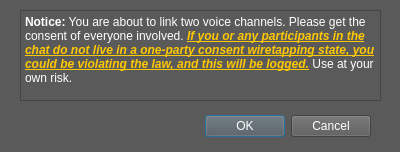
<?xml version="1.0" encoding="UTF-8"?>
<ui version="4.0">
 <class>Dialog</class>
 <widget class="QDialog" name="Dialog">
  <property name="geometry">
   <rect>
    <x>0</x>
    <y>0</y>
    <width>400</width>
    <height>152</height>
   </rect>
  </property>
  <property name="windowTitle">
   <string>Dialog</string>
  </property>
  <property name="styleSheet">
   <string notr="true">background-color:rgb(90,90,90);
color:white;</string>
  </property>
  <widget class="QDialogButtonBox" name="buttonBox">
   <property name="geometry">
    <rect>
     <x>30</x>
     <y>110</y>
     <width>341</width>
     <height>32</height>
    </rect>
   </property>
   <property name="orientation">
    <enum>Qt::Horizontal</enum>
   </property>
   <property name="standardButtons">
    <set>QDialogButtonBox::Cancel|QDialogButtonBox::Ok</set>
   </property>
  </widget>
  <widget class="QTextBrowser" name="textBrowser">
   <property name="geometry">
    <rect>
     <x>20</x>
     <y>10</y>
     <width>361</width>
     <height>91</height>
    </rect>
   </property>
   <property name="html">
    <string>&lt;!DOCTYPE HTML PUBLIC &quot;-//W3C//DTD HTML 4.0//EN&quot; &quot;http://www.w3.org/TR/REC-html40/strict.dtd&quot;&gt;
&lt;html&gt;&lt;head&gt;&lt;meta name=&quot;qrichtext&quot; content=&quot;1&quot; /&gt;&lt;meta charset=&quot;utf-8&quot; /&gt;&lt;style type=&quot;text/css&quot;&gt;
p, li { white-space: pre-wrap; }
&lt;/style&gt;&lt;/head&gt;&lt;body style=&quot; font-family:'Segoe UI'; font-size:9pt; font-weight:400; font-style:normal;&quot;&gt;
&lt;p style=&quot; margin-top:0px; margin-bottom:0px; margin-left:0px; margin-right:0px; -qt-block-indent:0; text-indent:0px;&quot;&gt;&lt;span style=&quot; font-weight:700;&quot;&gt;Notice:&lt;/span&gt; You are about to link two voice channels. Please get the consent of everyone involved. &lt;span style=&quot; font-weight:700; font-style:italic; text-decoration: underline; color:#ffc800;&quot;&gt;If you or any participants in the chat do not live in a one-party consent wiretapping state, you could be violating the law, and this will be logged.&lt;/span&gt;&lt;span style=&quot; color:#ffc800;&quot;&gt; &lt;/span&gt;Use at your own risk.&lt;/p&gt;&lt;/body&gt;&lt;/html&gt;</string>
   </property>
  </widget>
 </widget>
 <resources/>
 <connections>
  <connection>
   <sender>buttonBox</sender>
   <signal>accepted()</signal>
   <receiver>Dialog</receiver>
   <slot>accept()</slot>
   <hints>
    <hint type="sourcelabel">
     <x>248</x>
     <y>254</y>
    </hint>
    <hint type="destinationlabel">
     <x>157</x>
     <y>274</y>
    </hint>
   </hints>
  </connection>
  <connection>
   <sender>buttonBox</sender>
   <signal>rejected()</signal>
   <receiver>Dialog</receiver>
   <slot>reject()</slot>
   <hints>
    <hint type="sourcelabel">
     <x>316</x>
     <y>260</y>
    </hint>
    <hint type="destinationlabel">
     <x>286</x>
     <y>274</y>
    </hint>
   </hints>
  </connection>
 </connections>
</ui>
